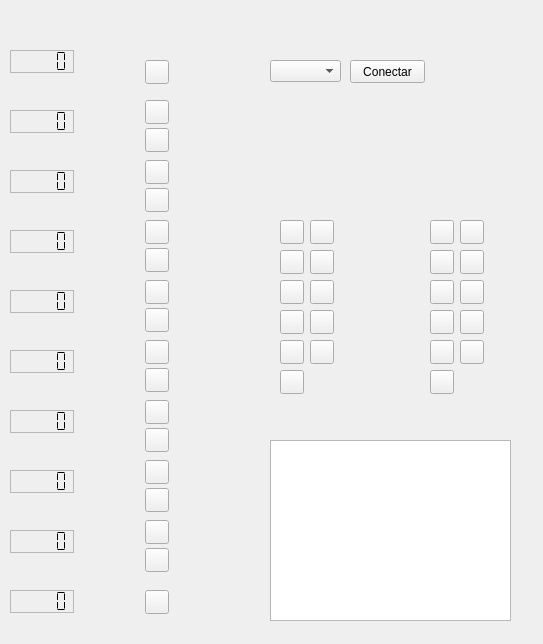
<?xml version="1.0" encoding="UTF-8"?>
<ui version="4.0">
 <class>Widget</class>
 <widget class="QWidget" name="Widget">
  <property name="geometry">
   <rect>
    <x>0</x>
    <y>0</y>
    <width>543</width>
    <height>644</height>
   </rect>
  </property>
  <property name="windowTitle">
   <string>Elevators monitor</string>
  </property>
  <widget class="QPushButton" name="bajar_8">
   <property name="geometry">
    <rect>
     <x>145</x>
     <y>60</y>
     <width>24</width>
     <height>24</height>
    </rect>
   </property>
   <property name="text">
    <string/>
   </property>
  </widget>
  <widget class="QPushButton" name="subir_7">
   <property name="geometry">
    <rect>
     <x>145</x>
     <y>100</y>
     <width>24</width>
     <height>24</height>
    </rect>
   </property>
   <property name="text">
    <string/>
   </property>
  </widget>
  <widget class="QPushButton" name="bajar_7">
   <property name="geometry">
    <rect>
     <x>145</x>
     <y>128</y>
     <width>24</width>
     <height>24</height>
    </rect>
   </property>
   <property name="text">
    <string/>
   </property>
  </widget>
  <widget class="QPushButton" name="subir_6">
   <property name="geometry">
    <rect>
     <x>145</x>
     <y>160</y>
     <width>24</width>
     <height>24</height>
    </rect>
   </property>
   <property name="text">
    <string/>
   </property>
  </widget>
  <widget class="QPushButton" name="bajar_6">
   <property name="geometry">
    <rect>
     <x>145</x>
     <y>188</y>
     <width>24</width>
     <height>24</height>
    </rect>
   </property>
   <property name="text">
    <string/>
   </property>
  </widget>
  <widget class="QPushButton" name="subir_5">
   <property name="geometry">
    <rect>
     <x>145</x>
     <y>220</y>
     <width>24</width>
     <height>24</height>
    </rect>
   </property>
   <property name="text">
    <string/>
   </property>
  </widget>
  <widget class="QPushButton" name="bajar_5">
   <property name="geometry">
    <rect>
     <x>145</x>
     <y>248</y>
     <width>24</width>
     <height>24</height>
    </rect>
   </property>
   <property name="text">
    <string/>
   </property>
  </widget>
  <widget class="QPushButton" name="subir_4">
   <property name="geometry">
    <rect>
     <x>145</x>
     <y>280</y>
     <width>24</width>
     <height>24</height>
    </rect>
   </property>
   <property name="text">
    <string/>
   </property>
  </widget>
  <widget class="QPushButton" name="bajar_4">
   <property name="geometry">
    <rect>
     <x>145</x>
     <y>308</y>
     <width>24</width>
     <height>24</height>
    </rect>
   </property>
   <property name="text">
    <string/>
   </property>
  </widget>
  <widget class="QPushButton" name="subir_3">
   <property name="geometry">
    <rect>
     <x>145</x>
     <y>340</y>
     <width>24</width>
     <height>24</height>
    </rect>
   </property>
   <property name="text">
    <string/>
   </property>
  </widget>
  <widget class="QPushButton" name="bajar_3">
   <property name="geometry">
    <rect>
     <x>145</x>
     <y>368</y>
     <width>24</width>
     <height>24</height>
    </rect>
   </property>
   <property name="text">
    <string/>
   </property>
  </widget>
  <widget class="QPushButton" name="subir_2">
   <property name="geometry">
    <rect>
     <x>145</x>
     <y>400</y>
     <width>24</width>
     <height>24</height>
    </rect>
   </property>
   <property name="text">
    <string/>
   </property>
  </widget>
  <widget class="QPushButton" name="bajar_2">
   <property name="geometry">
    <rect>
     <x>145</x>
     <y>428</y>
     <width>24</width>
     <height>24</height>
    </rect>
   </property>
   <property name="text">
    <string/>
   </property>
  </widget>
  <widget class="QPushButton" name="subir_1">
   <property name="geometry">
    <rect>
     <x>145</x>
     <y>460</y>
     <width>24</width>
     <height>24</height>
    </rect>
   </property>
   <property name="text">
    <string/>
   </property>
  </widget>
  <widget class="QPushButton" name="bajar_1">
   <property name="geometry">
    <rect>
     <x>145</x>
     <y>488</y>
     <width>24</width>
     <height>24</height>
    </rect>
   </property>
   <property name="text">
    <string/>
   </property>
  </widget>
  <widget class="QPushButton" name="subir_s1">
   <property name="geometry">
    <rect>
     <x>145</x>
     <y>520</y>
     <width>24</width>
     <height>24</height>
    </rect>
   </property>
   <property name="text">
    <string/>
   </property>
  </widget>
  <widget class="QLCDNumber" name="floor_s1">
   <property name="geometry">
    <rect>
     <x>10</x>
     <y>530</y>
     <width>64</width>
     <height>23</height>
    </rect>
   </property>
   <property name="frameShape">
    <enum>QFrame::StyledPanel</enum>
   </property>
   <property name="frameShadow">
    <enum>QFrame::Plain</enum>
   </property>
   <property name="segmentStyle">
    <enum>QLCDNumber::Flat</enum>
   </property>
  </widget>
  <widget class="QLCDNumber" name="floor_1">
   <property name="geometry">
    <rect>
     <x>10</x>
     <y>470</y>
     <width>64</width>
     <height>23</height>
    </rect>
   </property>
   <property name="frameShape">
    <enum>QFrame::StyledPanel</enum>
   </property>
   <property name="frameShadow">
    <enum>QFrame::Plain</enum>
   </property>
   <property name="segmentStyle">
    <enum>QLCDNumber::Flat</enum>
   </property>
  </widget>
  <widget class="QLCDNumber" name="floor_2">
   <property name="geometry">
    <rect>
     <x>10</x>
     <y>410</y>
     <width>64</width>
     <height>23</height>
    </rect>
   </property>
   <property name="frameShape">
    <enum>QFrame::StyledPanel</enum>
   </property>
   <property name="frameShadow">
    <enum>QFrame::Plain</enum>
   </property>
   <property name="segmentStyle">
    <enum>QLCDNumber::Flat</enum>
   </property>
  </widget>
  <widget class="QLCDNumber" name="floor_3">
   <property name="geometry">
    <rect>
     <x>10</x>
     <y>350</y>
     <width>64</width>
     <height>23</height>
    </rect>
   </property>
   <property name="frameShape">
    <enum>QFrame::StyledPanel</enum>
   </property>
   <property name="frameShadow">
    <enum>QFrame::Plain</enum>
   </property>
   <property name="segmentStyle">
    <enum>QLCDNumber::Flat</enum>
   </property>
  </widget>
  <widget class="QLCDNumber" name="floor_4">
   <property name="geometry">
    <rect>
     <x>10</x>
     <y>290</y>
     <width>64</width>
     <height>23</height>
    </rect>
   </property>
   <property name="frameShape">
    <enum>QFrame::StyledPanel</enum>
   </property>
   <property name="frameShadow">
    <enum>QFrame::Plain</enum>
   </property>
   <property name="segmentStyle">
    <enum>QLCDNumber::Flat</enum>
   </property>
  </widget>
  <widget class="QLCDNumber" name="floor_5">
   <property name="geometry">
    <rect>
     <x>10</x>
     <y>230</y>
     <width>64</width>
     <height>23</height>
    </rect>
   </property>
   <property name="frameShape">
    <enum>QFrame::StyledPanel</enum>
   </property>
   <property name="frameShadow">
    <enum>QFrame::Plain</enum>
   </property>
   <property name="segmentStyle">
    <enum>QLCDNumber::Flat</enum>
   </property>
  </widget>
  <widget class="QLCDNumber" name="floor_6">
   <property name="geometry">
    <rect>
     <x>10</x>
     <y>170</y>
     <width>64</width>
     <height>23</height>
    </rect>
   </property>
   <property name="frameShape">
    <enum>QFrame::StyledPanel</enum>
   </property>
   <property name="frameShadow">
    <enum>QFrame::Plain</enum>
   </property>
   <property name="segmentStyle">
    <enum>QLCDNumber::Flat</enum>
   </property>
  </widget>
  <widget class="QLCDNumber" name="floor_7">
   <property name="geometry">
    <rect>
     <x>10</x>
     <y>110</y>
     <width>64</width>
     <height>23</height>
    </rect>
   </property>
   <property name="frameShape">
    <enum>QFrame::StyledPanel</enum>
   </property>
   <property name="frameShadow">
    <enum>QFrame::Plain</enum>
   </property>
   <property name="segmentStyle">
    <enum>QLCDNumber::Flat</enum>
   </property>
  </widget>
  <widget class="QLCDNumber" name="floor_8">
   <property name="geometry">
    <rect>
     <x>10</x>
     <y>50</y>
     <width>64</width>
     <height>23</height>
    </rect>
   </property>
   <property name="frameShape">
    <enum>QFrame::StyledPanel</enum>
   </property>
   <property name="frameShadow">
    <enum>QFrame::Plain</enum>
   </property>
   <property name="lineWidth">
    <number>15</number>
   </property>
   <property name="segmentStyle">
    <enum>QLCDNumber::Flat</enum>
   </property>
  </widget>
  <widget class="QPushButton" name="bajar_s1">
   <property name="geometry">
    <rect>
     <x>145</x>
     <y>548</y>
     <width>24</width>
     <height>24</height>
    </rect>
   </property>
   <property name="text">
    <string/>
   </property>
  </widget>
  <widget class="QPushButton" name="subir_s2">
   <property name="geometry">
    <rect>
     <x>145</x>
     <y>590</y>
     <width>24</width>
     <height>24</height>
    </rect>
   </property>
   <property name="text">
    <string/>
   </property>
  </widget>
  <widget class="QLCDNumber" name="floor_s2">
   <property name="geometry">
    <rect>
     <x>10</x>
     <y>590</y>
     <width>64</width>
     <height>23</height>
    </rect>
   </property>
   <property name="frameShape">
    <enum>QFrame::StyledPanel</enum>
   </property>
   <property name="frameShadow">
    <enum>QFrame::Plain</enum>
   </property>
   <property name="segmentStyle">
    <enum>QLCDNumber::Flat</enum>
   </property>
  </widget>
  <widget class="QComboBox" name="comboCOM">
   <property name="geometry">
    <rect>
     <x>270</x>
     <y>60</y>
     <width>71</width>
     <height>22</height>
    </rect>
   </property>
  </widget>
  <widget class="QPushButton" name="comButton">
   <property name="geometry">
    <rect>
     <x>350</x>
     <y>60</y>
     <width>75</width>
     <height>23</height>
    </rect>
   </property>
   <property name="text">
    <string>Conectar</string>
   </property>
  </widget>
  <widget class="QLabel" name="locationOne">
   <property name="geometry">
    <rect>
     <x>73</x>
     <y>0</y>
     <width>51</width>
     <height>31</height>
    </rect>
   </property>
   <property name="text">
    <string/>
   </property>
   <property name="pixmap">
    <pixmap resource="images.qrc">:/spanish/stop</pixmap>
   </property>
   <property name="scaledContents">
    <bool>true</bool>
   </property>
  </widget>
  <widget class="QTextEdit" name="logReg">
   <property name="geometry">
    <rect>
     <x>270</x>
     <y>440</y>
     <width>241</width>
     <height>181</height>
    </rect>
   </property>
  </widget>
  <widget class="QLabel" name="locationTwo">
   <property name="geometry">
    <rect>
     <x>193</x>
     <y>0</y>
     <width>51</width>
     <height>31</height>
    </rect>
   </property>
   <property name="text">
    <string/>
   </property>
   <property name="pixmap">
    <pixmap resource="images.qrc">:/spanish/stop</pixmap>
   </property>
   <property name="scaledContents">
    <bool>true</bool>
   </property>
  </widget>
  <widget class="QLabel" name="a2_8">
   <property name="geometry">
    <rect>
     <x>200</x>
     <y>40</y>
     <width>41</width>
     <height>51</height>
    </rect>
   </property>
   <property name="text">
    <string/>
   </property>
   <property name="pixmap">
    <pixmap resource="images.qrc">:/spanish/unused</pixmap>
   </property>
   <property name="scaledContents">
    <bool>true</bool>
   </property>
  </widget>
  <widget class="QLabel" name="a1_8">
   <property name="geometry">
    <rect>
     <x>80</x>
     <y>40</y>
     <width>41</width>
     <height>51</height>
    </rect>
   </property>
   <property name="text">
    <string/>
   </property>
   <property name="pixmap">
    <pixmap resource="images.qrc">:/spanish/unused</pixmap>
   </property>
   <property name="scaledContents">
    <bool>true</bool>
   </property>
  </widget>
  <widget class="QLabel" name="a2_7">
   <property name="geometry">
    <rect>
     <x>200</x>
     <y>100</y>
     <width>41</width>
     <height>51</height>
    </rect>
   </property>
   <property name="text">
    <string/>
   </property>
   <property name="pixmap">
    <pixmap resource="images.qrc">:/spanish/unused</pixmap>
   </property>
   <property name="scaledContents">
    <bool>true</bool>
   </property>
  </widget>
  <widget class="QLabel" name="a1_7">
   <property name="geometry">
    <rect>
     <x>80</x>
     <y>100</y>
     <width>41</width>
     <height>51</height>
    </rect>
   </property>
   <property name="text">
    <string/>
   </property>
   <property name="pixmap">
    <pixmap resource="images.qrc">:/spanish/unused</pixmap>
   </property>
   <property name="scaledContents">
    <bool>true</bool>
   </property>
  </widget>
  <widget class="QLabel" name="a1_6">
   <property name="geometry">
    <rect>
     <x>80</x>
     <y>160</y>
     <width>41</width>
     <height>51</height>
    </rect>
   </property>
   <property name="text">
    <string/>
   </property>
   <property name="pixmap">
    <pixmap resource="images.qrc">:/spanish/unused</pixmap>
   </property>
   <property name="scaledContents">
    <bool>true</bool>
   </property>
  </widget>
  <widget class="QLabel" name="a2_6">
   <property name="geometry">
    <rect>
     <x>200</x>
     <y>160</y>
     <width>41</width>
     <height>51</height>
    </rect>
   </property>
   <property name="text">
    <string/>
   </property>
   <property name="pixmap">
    <pixmap resource="images.qrc">:/spanish/unused</pixmap>
   </property>
   <property name="scaledContents">
    <bool>true</bool>
   </property>
  </widget>
  <widget class="QLabel" name="a2_1">
   <property name="geometry">
    <rect>
     <x>200</x>
     <y>460</y>
     <width>41</width>
     <height>51</height>
    </rect>
   </property>
   <property name="text">
    <string/>
   </property>
   <property name="pixmap">
    <pixmap resource="images.qrc">:/spanish/unused</pixmap>
   </property>
   <property name="scaledContents">
    <bool>true</bool>
   </property>
  </widget>
  <widget class="QLabel" name="a2_4">
   <property name="geometry">
    <rect>
     <x>200</x>
     <y>280</y>
     <width>41</width>
     <height>51</height>
    </rect>
   </property>
   <property name="text">
    <string/>
   </property>
   <property name="pixmap">
    <pixmap resource="images.qrc">:/spanish/unused</pixmap>
   </property>
   <property name="scaledContents">
    <bool>true</bool>
   </property>
  </widget>
  <widget class="QLabel" name="a1_2">
   <property name="geometry">
    <rect>
     <x>80</x>
     <y>400</y>
     <width>41</width>
     <height>51</height>
    </rect>
   </property>
   <property name="text">
    <string/>
   </property>
   <property name="pixmap">
    <pixmap resource="images.qrc">:/spanish/unused</pixmap>
   </property>
   <property name="scaledContents">
    <bool>true</bool>
   </property>
  </widget>
  <widget class="QLabel" name="a1_5">
   <property name="geometry">
    <rect>
     <x>80</x>
     <y>220</y>
     <width>41</width>
     <height>51</height>
    </rect>
   </property>
   <property name="text">
    <string/>
   </property>
   <property name="pixmap">
    <pixmap resource="images.qrc">:/spanish/unused</pixmap>
   </property>
   <property name="scaledContents">
    <bool>true</bool>
   </property>
  </widget>
  <widget class="QLabel" name="a2_s1">
   <property name="geometry">
    <rect>
     <x>200</x>
     <y>520</y>
     <width>41</width>
     <height>51</height>
    </rect>
   </property>
   <property name="text">
    <string/>
   </property>
   <property name="pixmap">
    <pixmap resource="images.qrc">:/spanish/unused</pixmap>
   </property>
   <property name="scaledContents">
    <bool>true</bool>
   </property>
  </widget>
  <widget class="QLabel" name="a2_5">
   <property name="geometry">
    <rect>
     <x>200</x>
     <y>220</y>
     <width>41</width>
     <height>51</height>
    </rect>
   </property>
   <property name="text">
    <string/>
   </property>
   <property name="pixmap">
    <pixmap resource="images.qrc">:/spanish/unused</pixmap>
   </property>
   <property name="scaledContents">
    <bool>true</bool>
   </property>
  </widget>
  <widget class="QLabel" name="a2_2">
   <property name="geometry">
    <rect>
     <x>200</x>
     <y>400</y>
     <width>41</width>
     <height>51</height>
    </rect>
   </property>
   <property name="text">
    <string/>
   </property>
   <property name="pixmap">
    <pixmap resource="images.qrc">:/spanish/unused</pixmap>
   </property>
   <property name="scaledContents">
    <bool>true</bool>
   </property>
  </widget>
  <widget class="QLabel" name="a1_s2">
   <property name="geometry">
    <rect>
     <x>80</x>
     <y>580</y>
     <width>41</width>
     <height>51</height>
    </rect>
   </property>
   <property name="text">
    <string/>
   </property>
   <property name="pixmap">
    <pixmap resource="images.qrc">:/spanish/unused</pixmap>
   </property>
   <property name="scaledContents">
    <bool>true</bool>
   </property>
  </widget>
  <widget class="QLabel" name="a1_3">
   <property name="geometry">
    <rect>
     <x>80</x>
     <y>340</y>
     <width>41</width>
     <height>51</height>
    </rect>
   </property>
   <property name="text">
    <string/>
   </property>
   <property name="pixmap">
    <pixmap resource="images.qrc">:/spanish/unused</pixmap>
   </property>
   <property name="scaledContents">
    <bool>true</bool>
   </property>
  </widget>
  <widget class="QLabel" name="a2_3">
   <property name="geometry">
    <rect>
     <x>200</x>
     <y>340</y>
     <width>41</width>
     <height>51</height>
    </rect>
   </property>
   <property name="text">
    <string/>
   </property>
   <property name="pixmap">
    <pixmap resource="images.qrc">:/spanish/unused</pixmap>
   </property>
   <property name="scaledContents">
    <bool>true</bool>
   </property>
  </widget>
  <widget class="QLabel" name="a1_4">
   <property name="geometry">
    <rect>
     <x>80</x>
     <y>280</y>
     <width>41</width>
     <height>51</height>
    </rect>
   </property>
   <property name="text">
    <string/>
   </property>
   <property name="pixmap">
    <pixmap resource="images.qrc">:/spanish/unused</pixmap>
   </property>
   <property name="scaledContents">
    <bool>true</bool>
   </property>
  </widget>
  <widget class="QLabel" name="a2_s2">
   <property name="geometry">
    <rect>
     <x>200</x>
     <y>580</y>
     <width>41</width>
     <height>51</height>
    </rect>
   </property>
   <property name="text">
    <string/>
   </property>
   <property name="pixmap">
    <pixmap resource="images.qrc">:/spanish/unused</pixmap>
   </property>
   <property name="scaledContents">
    <bool>true</bool>
   </property>
  </widget>
  <widget class="QLabel" name="a1_1">
   <property name="geometry">
    <rect>
     <x>80</x>
     <y>460</y>
     <width>41</width>
     <height>51</height>
    </rect>
   </property>
   <property name="text">
    <string/>
   </property>
   <property name="pixmap">
    <pixmap resource="images.qrc">:/spanish/unused</pixmap>
   </property>
   <property name="scaledContents">
    <bool>true</bool>
   </property>
  </widget>
  <widget class="QLabel" name="a1_s1">
   <property name="geometry">
    <rect>
     <x>80</x>
     <y>520</y>
     <width>41</width>
     <height>51</height>
    </rect>
   </property>
   <property name="text">
    <string/>
   </property>
   <property name="pixmap">
    <pixmap resource="images.qrc">:/spanish/unused</pixmap>
   </property>
   <property name="scaledContents">
    <bool>true</bool>
   </property>
  </widget>
  <widget class="QPushButton" name="asOne_1">
   <property name="geometry">
    <rect>
     <x>280</x>
     <y>310</y>
     <width>24</width>
     <height>24</height>
    </rect>
   </property>
   <property name="text">
    <string/>
   </property>
  </widget>
  <widget class="QPushButton" name="asOne_2">
   <property name="geometry">
    <rect>
     <x>310</x>
     <y>310</y>
     <width>24</width>
     <height>24</height>
    </rect>
   </property>
   <property name="text">
    <string/>
   </property>
  </widget>
  <widget class="QPushButton" name="asOne_3">
   <property name="geometry">
    <rect>
     <x>280</x>
     <y>280</y>
     <width>24</width>
     <height>24</height>
    </rect>
   </property>
   <property name="text">
    <string/>
   </property>
  </widget>
  <widget class="QPushButton" name="asOne_4">
   <property name="geometry">
    <rect>
     <x>310</x>
     <y>280</y>
     <width>24</width>
     <height>24</height>
    </rect>
   </property>
   <property name="text">
    <string/>
   </property>
  </widget>
  <widget class="QPushButton" name="asOne_5">
   <property name="geometry">
    <rect>
     <x>280</x>
     <y>250</y>
     <width>24</width>
     <height>24</height>
    </rect>
   </property>
   <property name="text">
    <string/>
   </property>
  </widget>
  <widget class="QPushButton" name="asOne_6">
   <property name="geometry">
    <rect>
     <x>310</x>
     <y>250</y>
     <width>24</width>
     <height>24</height>
    </rect>
   </property>
   <property name="text">
    <string/>
   </property>
  </widget>
  <widget class="QPushButton" name="asOne_7">
   <property name="geometry">
    <rect>
     <x>280</x>
     <y>220</y>
     <width>24</width>
     <height>24</height>
    </rect>
   </property>
   <property name="text">
    <string/>
   </property>
  </widget>
  <widget class="QPushButton" name="asOne_8">
   <property name="geometry">
    <rect>
     <x>310</x>
     <y>220</y>
     <width>24</width>
     <height>24</height>
    </rect>
   </property>
   <property name="text">
    <string/>
   </property>
  </widget>
  <widget class="QPushButton" name="asOne_s1">
   <property name="geometry">
    <rect>
     <x>280</x>
     <y>340</y>
     <width>24</width>
     <height>24</height>
    </rect>
   </property>
   <property name="text">
    <string/>
   </property>
  </widget>
  <widget class="QPushButton" name="asOne_s2">
   <property name="geometry">
    <rect>
     <x>310</x>
     <y>340</y>
     <width>24</width>
     <height>24</height>
    </rect>
   </property>
   <property name="text">
    <string/>
   </property>
  </widget>
  <widget class="QLabel" name="asOne_indicator">
   <property name="geometry">
    <rect>
     <x>280</x>
     <y>160</y>
     <width>51</width>
     <height>21</height>
    </rect>
   </property>
   <property name="text">
    <string/>
   </property>
   <property name="pixmap">
    <pixmap resource="images.qrc">:/spanish/1_up</pixmap>
   </property>
   <property name="scaledContents">
    <bool>true</bool>
   </property>
  </widget>
  <widget class="QPushButton" name="asTwo_s1">
   <property name="geometry">
    <rect>
     <x>430</x>
     <y>340</y>
     <width>24</width>
     <height>24</height>
    </rect>
   </property>
   <property name="text">
    <string/>
   </property>
  </widget>
  <widget class="QPushButton" name="asTwo_5">
   <property name="geometry">
    <rect>
     <x>430</x>
     <y>250</y>
     <width>24</width>
     <height>24</height>
    </rect>
   </property>
   <property name="text">
    <string/>
   </property>
  </widget>
  <widget class="QPushButton" name="asTwo_s2">
   <property name="geometry">
    <rect>
     <x>460</x>
     <y>340</y>
     <width>24</width>
     <height>24</height>
    </rect>
   </property>
   <property name="text">
    <string/>
   </property>
  </widget>
  <widget class="QPushButton" name="asTwo_4">
   <property name="geometry">
    <rect>
     <x>460</x>
     <y>280</y>
     <width>24</width>
     <height>24</height>
    </rect>
   </property>
   <property name="text">
    <string/>
   </property>
  </widget>
  <widget class="QPushButton" name="asTwo_7">
   <property name="geometry">
    <rect>
     <x>430</x>
     <y>220</y>
     <width>24</width>
     <height>24</height>
    </rect>
   </property>
   <property name="text">
    <string/>
   </property>
  </widget>
  <widget class="QPushButton" name="asTwo_6">
   <property name="geometry">
    <rect>
     <x>460</x>
     <y>250</y>
     <width>24</width>
     <height>24</height>
    </rect>
   </property>
   <property name="text">
    <string/>
   </property>
  </widget>
  <widget class="QPushButton" name="asTwo_3">
   <property name="geometry">
    <rect>
     <x>430</x>
     <y>280</y>
     <width>24</width>
     <height>24</height>
    </rect>
   </property>
   <property name="text">
    <string/>
   </property>
  </widget>
  <widget class="QPushButton" name="asTwo_1">
   <property name="geometry">
    <rect>
     <x>430</x>
     <y>310</y>
     <width>24</width>
     <height>24</height>
    </rect>
   </property>
   <property name="text">
    <string/>
   </property>
  </widget>
  <widget class="QPushButton" name="asTwo_2">
   <property name="geometry">
    <rect>
     <x>460</x>
     <y>310</y>
     <width>24</width>
     <height>24</height>
    </rect>
   </property>
   <property name="text">
    <string/>
   </property>
  </widget>
  <widget class="QPushButton" name="asTwo_8">
   <property name="geometry">
    <rect>
     <x>460</x>
     <y>220</y>
     <width>24</width>
     <height>24</height>
    </rect>
   </property>
   <property name="text">
    <string/>
   </property>
  </widget>
  <widget class="QLabel" name="asTwo_indicator">
   <property name="geometry">
    <rect>
     <x>430</x>
     <y>160</y>
     <width>51</width>
     <height>21</height>
    </rect>
   </property>
   <property name="text">
    <string/>
   </property>
   <property name="pixmap">
    <pixmap resource="images.qrc">:/spanish/1_up</pixmap>
   </property>
   <property name="scaledContents">
    <bool>true</bool>
   </property>
  </widget>
  <widget class="QPushButton" name="asOne_send">
   <property name="geometry">
    <rect>
     <x>280</x>
     <y>370</y>
     <width>24</width>
     <height>24</height>
    </rect>
   </property>
   <property name="text">
    <string/>
   </property>
  </widget>
  <widget class="QPushButton" name="asTwo_send">
   <property name="geometry">
    <rect>
     <x>430</x>
     <y>370</y>
     <width>24</width>
     <height>24</height>
    </rect>
   </property>
   <property name="text">
    <string/>
   </property>
  </widget>
  <widget class="QLabel" name="desk_first">
   <property name="geometry">
    <rect>
     <x>267</x>
     <y>140</y>
     <width>81</width>
     <height>271</height>
    </rect>
   </property>
   <property name="text">
    <string/>
   </property>
   <property name="pixmap">
    <pixmap resource="images.qrc">:/spanish/desk</pixmap>
   </property>
   <property name="scaledContents">
    <bool>true</bool>
   </property>
  </widget>
  <widget class="QLabel" name="desk_first_2">
   <property name="geometry">
    <rect>
     <x>417</x>
     <y>140</y>
     <width>81</width>
     <height>271</height>
    </rect>
   </property>
   <property name="text">
    <string/>
   </property>
   <property name="pixmap">
    <pixmap resource="images.qrc">:/spanish/desk</pixmap>
   </property>
   <property name="scaledContents">
    <bool>true</bool>
   </property>
  </widget>
  <zorder>desk_first_2</zorder>
  <zorder>desk_first</zorder>
  <zorder>bajar_8</zorder>
  <zorder>subir_7</zorder>
  <zorder>bajar_7</zorder>
  <zorder>subir_6</zorder>
  <zorder>bajar_6</zorder>
  <zorder>subir_5</zorder>
  <zorder>bajar_5</zorder>
  <zorder>subir_4</zorder>
  <zorder>bajar_4</zorder>
  <zorder>subir_3</zorder>
  <zorder>bajar_3</zorder>
  <zorder>subir_2</zorder>
  <zorder>bajar_2</zorder>
  <zorder>subir_1</zorder>
  <zorder>bajar_1</zorder>
  <zorder>subir_s1</zorder>
  <zorder>floor_s1</zorder>
  <zorder>floor_1</zorder>
  <zorder>floor_2</zorder>
  <zorder>floor_3</zorder>
  <zorder>floor_4</zorder>
  <zorder>floor_5</zorder>
  <zorder>floor_6</zorder>
  <zorder>floor_7</zorder>
  <zorder>floor_8</zorder>
  <zorder>bajar_s1</zorder>
  <zorder>subir_s2</zorder>
  <zorder>floor_s2</zorder>
  <zorder>comboCOM</zorder>
  <zorder>comButton</zorder>
  <zorder>locationOne</zorder>
  <zorder>logReg</zorder>
  <zorder>locationTwo</zorder>
  <zorder>a2_8</zorder>
  <zorder>a1_8</zorder>
  <zorder>a2_7</zorder>
  <zorder>a1_7</zorder>
  <zorder>a1_6</zorder>
  <zorder>a2_6</zorder>
  <zorder>a2_1</zorder>
  <zorder>a2_4</zorder>
  <zorder>a1_2</zorder>
  <zorder>a1_5</zorder>
  <zorder>a2_s1</zorder>
  <zorder>a2_5</zorder>
  <zorder>a2_2</zorder>
  <zorder>a1_s2</zorder>
  <zorder>a1_3</zorder>
  <zorder>a2_3</zorder>
  <zorder>a1_4</zorder>
  <zorder>a2_s2</zorder>
  <zorder>a1_1</zorder>
  <zorder>a1_s1</zorder>
  <zorder>asOne_1</zorder>
  <zorder>asOne_2</zorder>
  <zorder>asOne_3</zorder>
  <zorder>asOne_4</zorder>
  <zorder>asOne_5</zorder>
  <zorder>asOne_6</zorder>
  <zorder>asOne_7</zorder>
  <zorder>asOne_8</zorder>
  <zorder>asOne_s1</zorder>
  <zorder>asOne_s2</zorder>
  <zorder>asOne_indicator</zorder>
  <zorder>asTwo_s1</zorder>
  <zorder>asTwo_5</zorder>
  <zorder>asTwo_s2</zorder>
  <zorder>asTwo_4</zorder>
  <zorder>asTwo_7</zorder>
  <zorder>asTwo_6</zorder>
  <zorder>asTwo_3</zorder>
  <zorder>asTwo_1</zorder>
  <zorder>asTwo_2</zorder>
  <zorder>asTwo_8</zorder>
  <zorder>asTwo_indicator</zorder>
  <zorder>asOne_send</zorder>
  <zorder>asTwo_send</zorder>
 </widget>
 <resources>
  <include location="images.qrc"/>
 </resources>
 <connections/>
</ui>
